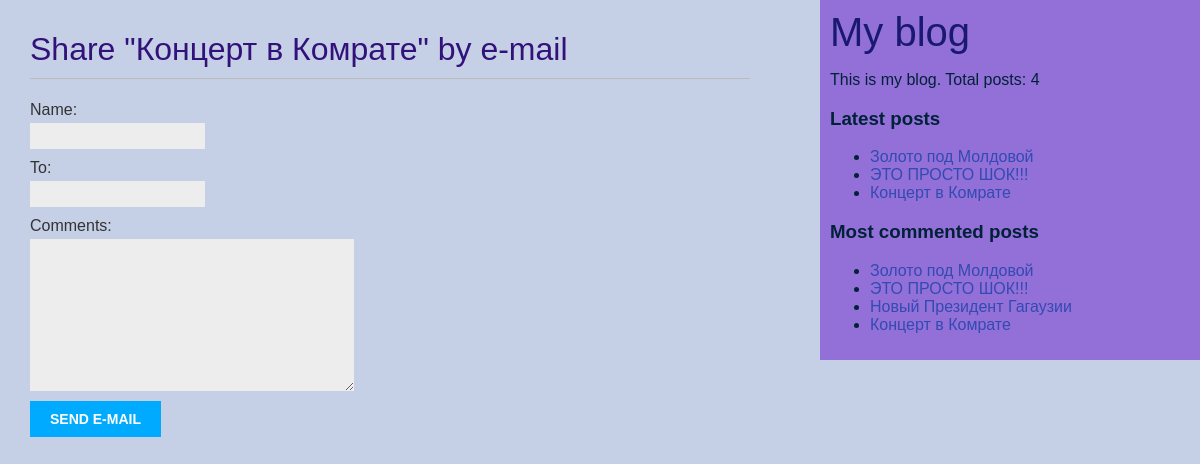
/blog/2/share/, run on an earlier commit of the app's database.
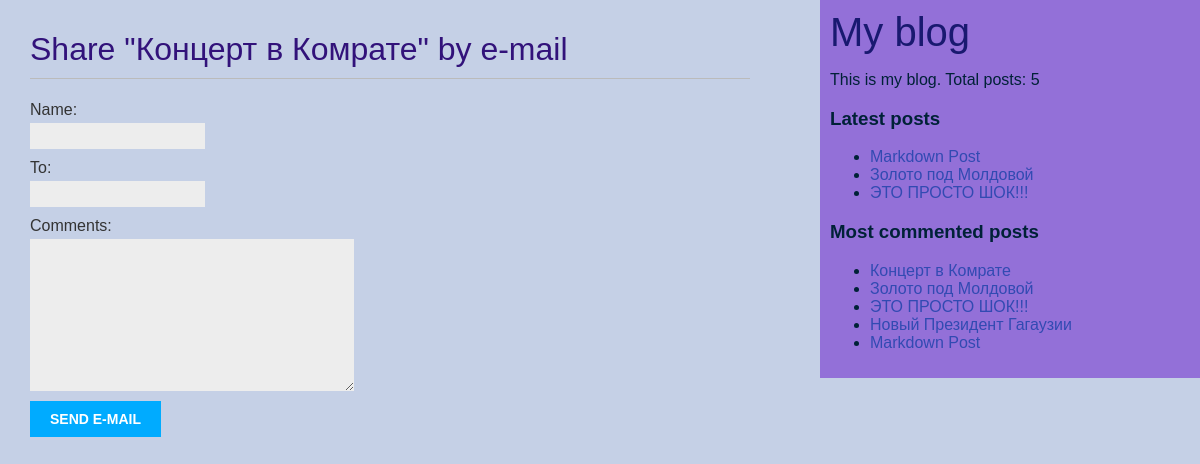
And on a later commit of the database.
### blog/models.py (models this page shows, shortened)
class Post(models.Model):
    class Status(models.TextChoices):
        DRAFT = 'DF', 'Draft'
        PUBLISHED = 'PB', 'Published'
    title = models.CharField(max_length=250)
    slug = models.SlugField(max_length=250, unique_for_date='publish')
    author = models.ForeignKey(User,
                               on_delete=models.CASCADE,
                               related_name='blog_posts')
    body = models.TextField()
    publish = models.DateTimeField(default=timezone.now)
    created = models.DateTimeField(auto_now_add=True)
    updated = models.DateTimeField(auto_now=True)
    status = models.CharField(max_length=2,
                              choices=Status.choices,
                              default=Status.DRAFT)
    tags = TaggableManager()
    objects = models.Manager()
    published = PublishedManager()
    def get_absolute_url(self):
        return reverse('blog:post_detail',
                       args=[self.publish.year,
                             self.publish.month,
                             self.publish.day,
                             self.slug])
    class Meta:
        ordering = ['-publish']
        indexes = [
            models.Index(fields=['-publish']),
        ]

### blog/views.py (the view)
# urls.py: path('<int:post_id>/share/', views.post_share, name='post_share'),
def post_share(request, post_id):
    post = get_object_or_404(Post,
                             id=post_id,
                             status=Post.Status.PUBLISHED)
    sent = False
    if request.method == 'POST':
        form = EmailPostForm(request.POST)
        if form.is_valid():
            cd = form.cleaned_data
            post_url = request.build_absolute_uri(post.get_absolute_url())
            subject = f'{cd["name"]} recommends you read {post.title}'
            message = f'Read {post.title} at {post_url}\n\n {cd["name"]}\'s comments: {cd["comments"]}'
            send_mail(subject, message, 'popilchmo@gmail.com', [cd["to"]])
            sent = True
    else:
        form = EmailPostForm()
    return render(request, 'blog/post/share.html', {'post': post, 'form': form, 'sent': sent})

### blog/forms.py
class EmailPostForm(forms.Form):
    name = forms.CharField(max_length=25)
    email_ = forms.EmailField()
    to = forms.EmailField()
    comments = forms.CharField(required=False, widget=forms.Textarea)

### blog/models.py (called while the page is built)
    def get_queryset(self):
        return super().get_queryset().filter(status=Post.Status.PUBLISHED)

### blog/templatetags/blog_tags.py (called while the page is built)
@register.simple_tag
def total_posts():
    return Post.published.count()

@register.inclusion_tag('blog/post/latest_posts.html')
def show_latest_posts(count=5):
    latest_post = Post.published.order_by('-publish')[:count]
    return {'latest_posts': latest_post}

@register.simple_tag
def get_most_commented_posts(count=5):
    return Post.published.annotate(total_comments=Count('comments')).order_by('-total_comments')[:count]

### blog/templates/blog/post/share.html (shortened to what this page needs)
{% extends "blog/base.html" %}
{% block content %}
 {% if sent %}
 <h1>E-mail successfully sent</h1>
 <p>
 "{{ post.title }}" was successfully sent
 to {{ form.cleaned_data.to }}.
 </p>
 {% else %}
 <h1>Share "{{ post.title }}" by e-mail</h1>
 <form method="post">
 {{ form.as_p }}
 <input type="submit" value="Send e-mail">
 </form>
 {% endif %}
{% endblock %}

### blog/templates/blog/base.html (shortened to what this page needs)
{% load blog_tags %}
{% load static %}
<!DOCTYPE html>
<html>
<head>
 <link href="{% static 'blog/css/blog.css' %}" rel="stylesheet">
</head>
<body>
 <div id="content">
 {% block content %}
 {% endblock %}
 </div>
 <div id="sidebar">
  <a class="logo-link" href="{% url 'blog:post_list' %}">My blog</a>
 <p>This is my blog.
  Total posts: {% total_posts %}
 </p>
  <h3>Latest posts</h3>
 {% show_latest_posts 3 %}
  <h3>Most commented posts</h3>
 {% get_most_commented_posts as most_commented_posts %}
 <ul>
 {% for post in most_commented_posts %}
 <li>
 <a href="{{ post.get_absolute_url }}">{{ post.title }}</a>
 </li>
 {% endfor %}
 </ul>
 </div>
</body>
</html>

### blog/templates/blog/post/latest_posts.html
<ul>
 {% for post in latest_posts %}
 <li>
 <a href="{{ post.get_absolute_url }}">{{ post.title }}</a>
 </li>
 {% endfor %}
</ul>

What changed in the data, as far as the page shows it:
no longer on one of the page's lists (row unchanged): Post: title "Концерт в Комрате"
shown differently, row unchanged: Post "Концерт в Комрате": moves up the list
added Post: title "Markdown Post"
Also different on the page:
text no longer shown: "4"
text now shown: "5"
